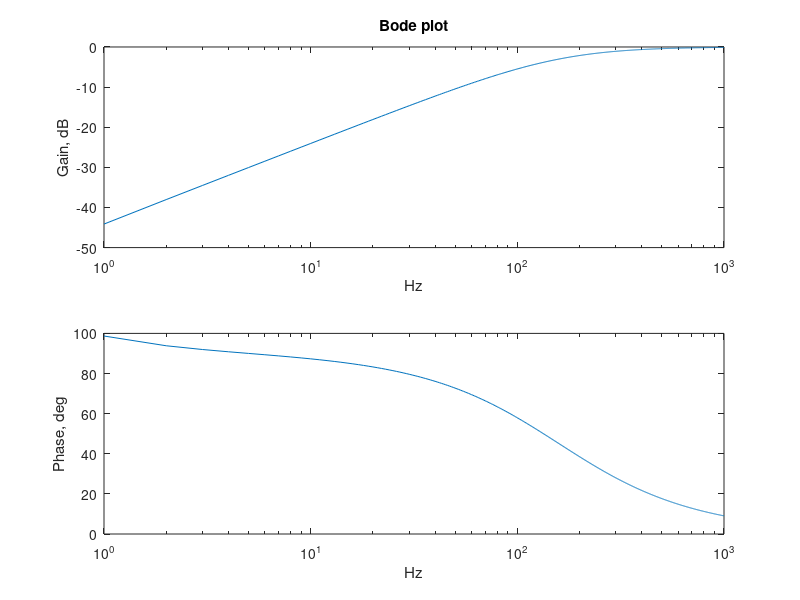

Reproduce this figure in MATLAB.
clc
clear all

% Describe the values:
R=100; % Ω
C=0.01; % F
L=0.1; % H
f = linspace(1,1000,1000);
w = (2.*pi.*f);

% Vin = cos(w.*t);
Vin_phasor = [1 0];
 
% Impedances:
Zc=1./(j.*w.*C);
Zl=(j.*w.*L); 
Zl_phasor_magnitude=(abs(Zl));
Zl_phasor_angle=(atan2d(imag(Zl),real(Zl)));
Ztotal=Zc+Zl+R;
Ztotal_phasor_magnitude=(abs(Ztotal));
Ztotal_phasor_angle=(atan2d(imag(Ztotal),real(Ztotal)));
 
% i_phasor = Vin_phasor/Ztotal_phasor separated the real and imaginary parts 
i_phasor_magnitude=[Vin_phasor(1)./Ztotal_phasor_magnitude];
i_phasor_angle=[Vin_phasor(2)-Ztotal_phasor_angle];

% finding the Vout while the real and imaginary parts are seperated
Vout_phasor_magnitude = [i_phasor_magnitude.*Zl_phasor_magnitude];
Vout_angle = [i_phasor_angle+Zl_phasor_angle]; 

% H_phasor=Vout_phasor/Vin_phasor
H_phasor_magnitude = [Vout_phasor_magnitude./Vin_phasor(1)];
H_phasor_angle = [Vout_angle-Vin_phasor(2)];

% Plotting the values
subplot(2,1,1)
semilogx(w/(2*pi), 20*log10(H_phasor_magnitude))
xlabel("Hz")
ylabel("Gain, dB")
title("Bode plot")
subplot(2,1,2)
semilogx(w/(2*pi), H_phasor_angle)
xlabel("Hz")
ylabel("Phase, deg")